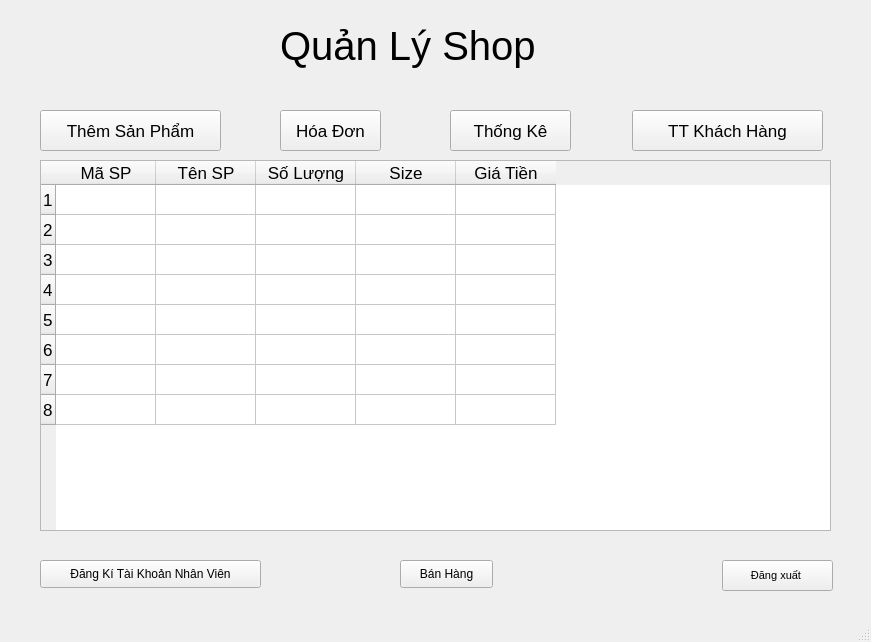
<?xml version="1.0" encoding="UTF-8"?>
<ui version="4.0">
 <class>TrangChu</class>
 <widget class="QMainWindow" name="TrangChu">
  <property name="geometry">
   <rect>
    <x>0</x>
    <y>0</y>
    <width>871</width>
    <height>642</height>
   </rect>
  </property>
  <property name="windowTitle">
   <string>MainWindow</string>
  </property>
  <widget class="QWidget" name="centralwidget">
   <widget class="QPushButton" name="btndangxuat">
    <property name="geometry">
     <rect>
      <x>722</x>
      <y>560</y>
      <width>111</width>
      <height>31</height>
     </rect>
    </property>
    <property name="font">
     <font>
      <pointsize>8</pointsize>
     </font>
    </property>
    <property name="text">
     <string>Đăng xuất </string>
    </property>
   </widget>
   <widget class="QPushButton" name="btnaddsp">
    <property name="geometry">
     <rect>
      <x>40</x>
      <y>110</y>
      <width>181</width>
      <height>41</height>
     </rect>
    </property>
    <property name="font">
     <font>
      <pointsize>13</pointsize>
     </font>
    </property>
    <property name="text">
     <string>Thêm Sản Phẩm</string>
    </property>
   </widget>
   <widget class="QPushButton" name="btnhoadon">
    <property name="geometry">
     <rect>
      <x>280</x>
      <y>110</y>
      <width>101</width>
      <height>41</height>
     </rect>
    </property>
    <property name="font">
     <font>
      <pointsize>13</pointsize>
     </font>
    </property>
    <property name="text">
     <string>Hóa Đơn</string>
    </property>
   </widget>
   <widget class="QPushButton" name="btnthongke">
    <property name="geometry">
     <rect>
      <x>450</x>
      <y>110</y>
      <width>121</width>
      <height>41</height>
     </rect>
    </property>
    <property name="font">
     <font>
      <pointsize>13</pointsize>
     </font>
    </property>
    <property name="text">
     <string>Thống Kê</string>
    </property>
   </widget>
   <widget class="QPushButton" name="btnttkhachhang">
    <property name="geometry">
     <rect>
      <x>632</x>
      <y>110</y>
      <width>191</width>
      <height>41</height>
     </rect>
    </property>
    <property name="font">
     <font>
      <pointsize>13</pointsize>
     </font>
    </property>
    <property name="text">
     <string>TT Khách Hàng</string>
    </property>
   </widget>
   <widget class="QTableWidget" name="tbqlshop">
    <property name="geometry">
     <rect>
      <x>40</x>
      <y>160</y>
      <width>791</width>
      <height>371</height>
     </rect>
    </property>
    <property name="font">
     <font>
      <pointsize>13</pointsize>
     </font>
    </property>
    <property name="autoFillBackground">
     <bool>false</bool>
    </property>
    <property name="selectionMode">
     <enum>QAbstractItemView::SingleSelection</enum>
    </property>
    <property name="rowCount">
     <number>8</number>
    </property>
    <row/>
    <row/>
    <row/>
    <row/>
    <row/>
    <row/>
    <row/>
    <row/>
    <column>
     <property name="text">
      <string>Mã SP</string>
     </property>
     <property name="textAlignment">
      <set>AlignCenter</set>
     </property>
    </column>
    <column>
     <property name="text">
      <string>Tên SP</string>
     </property>
     <property name="textAlignment">
      <set>AlignCenter</set>
     </property>
    </column>
    <column>
     <property name="text">
      <string>Số Lượng</string>
     </property>
     <property name="textAlignment">
      <set>AlignCenter</set>
     </property>
    </column>
    <column>
     <property name="text">
      <string>Size</string>
     </property>
     <property name="textAlignment">
      <set>AlignCenter</set>
     </property>
    </column>
    <column>
     <property name="text">
      <string>Giá Tiền</string>
     </property>
     <property name="textAlignment">
      <set>AlignCenter</set>
     </property>
    </column>
   </widget>
   <widget class="QLabel" name="label">
    <property name="geometry">
     <rect>
      <x>280</x>
      <y>0</y>
      <width>331</width>
      <height>91</height>
     </rect>
    </property>
    <property name="font">
     <font>
      <pointsize>30</pointsize>
     </font>
    </property>
    <property name="text">
     <string>Quản Lý Shop</string>
    </property>
   </widget>
   <widget class="QPushButton" name="btndangki">
    <property name="geometry">
     <rect>
      <x>40</x>
      <y>560</y>
      <width>221</width>
      <height>28</height>
     </rect>
    </property>
    <property name="text">
     <string>Đăng Kí Tài Khoản Nhân Viên</string>
    </property>
   </widget>
   <widget class="QPushButton" name="btnbanhang">
    <property name="geometry">
     <rect>
      <x>400</x>
      <y>560</y>
      <width>93</width>
      <height>28</height>
     </rect>
    </property>
    <property name="text">
     <string>Bán Hàng</string>
    </property>
   </widget>
  </widget>
  <widget class="QMenuBar" name="menubar">
   <property name="geometry">
    <rect>
     <x>0</x>
     <y>0</y>
     <width>871</width>
     <height>26</height>
    </rect>
   </property>
  </widget>
  <widget class="QStatusBar" name="statusbar"/>
 </widget>
 <resources/>
 <connections/>
</ui>
